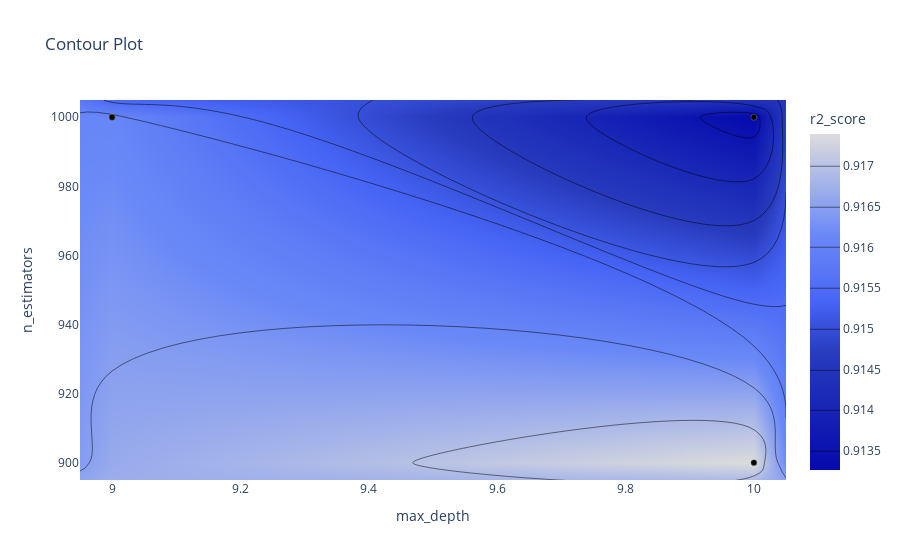

Source (notebook cell):
### Markdown cell above
График контура отношений гиперпараметров

Он показывает связь между различными комбинациями гиперпараметров и значение метрики для этих комбинаций в виде контурного графика.

Точки с белым фоном это и есть лучшии комбинации n_estimator, max_depth.

### Code cell
optuna.visualization.plot_contour(study_gb, params=["max_depth", "n_estimators"], target_name="r2_score")

### Figure 1 — Plotly figure (JSON) as saved in the notebook; plotly's stock layout.template omitted (floating-point values rounded to 4 significant figures)
{"data": [{"colorbar": {"title": {"text": "r2_score"}}, "colorscale": [[0, "rgb(5,10,172)"], [0.35, "rgb(40,60,190)"], [0.5, "rgb(70,100,245)"], [0.6, "rgb(90,120,245)"], [0.7, "rgb(106,137,247)"], [1, "rgb(220,220,220)"]], "connectgaps": true, "contours": {"coloring": "heatmap"}, "hoverinfo": "none", "line": {"smoothing": 1.3}, "reversescale": false, "type": "contour", "x": [8.95, 9, 10, 10.05], "y": [895, 900, 1000, 1005], "z": [[null, null, null, null], [null, null, 0.9174, null], [null, 0.9161, 0.9133, null], [null, null, null, null]]}, {"marker": {"color": "black", "line": {"color": "Grey", "width": 0.5}}, "mode": "markers", "showlegend": false, "type": "scatter", "x": [9, 9, 10, 10], "y": [1000, 1000, 900, 1000]}], "layout": {"title": {"text": "Contour Plot"}, "xaxis": {"range": [8.95, 10.05], "title": {"text": "max_depth"}}, "yaxis": {"range": [895, 1005], "title": {"text": "n_estimators"}}}}
